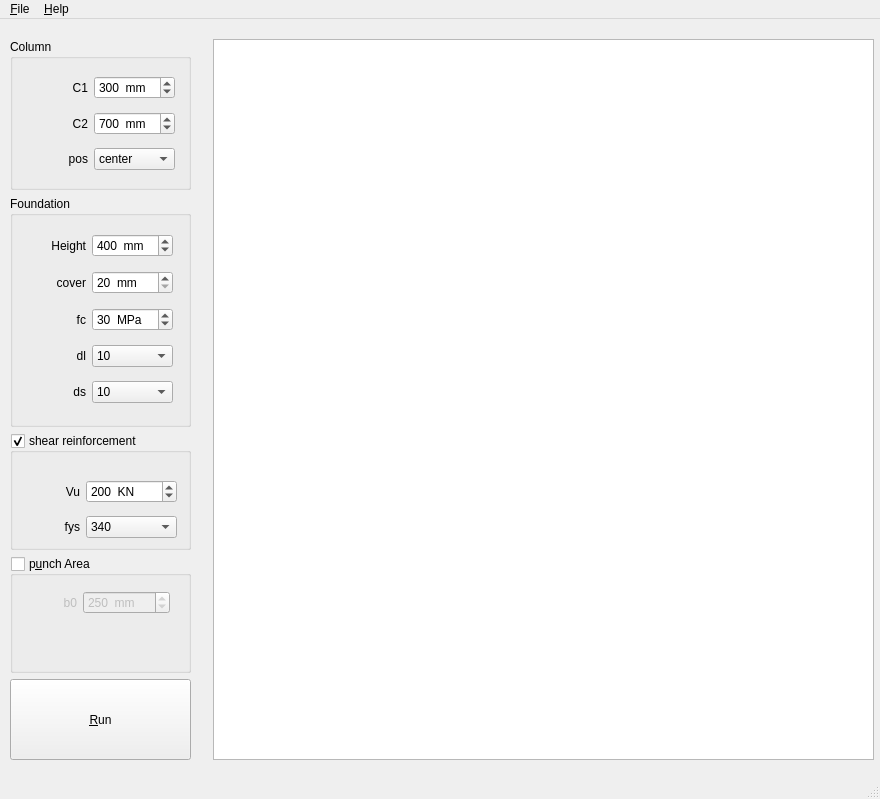
<?xml version="1.0" encoding="UTF-8"?>
<ui version="4.0">
 <class>MainWindow</class>
 <widget class="QMainWindow" name="MainWindow">
  <property name="geometry">
   <rect>
    <x>0</x>
    <y>0</y>
    <width>880</width>
    <height>799</height>
   </rect>
  </property>
  <property name="windowTitle">
   <string>punch</string>
  </property>
  <property name="windowIcon">
   <iconset>
    <normaloff>../../resources/icons/main/right.svg</normaloff>../../resources/icons/main/right.svg</iconset>
  </property>
  <widget class="QWidget" name="centralwidget">
   <property name="enabled">
    <bool>true</bool>
   </property>
   <widget class="QPlainTextEdit" name="plainTextEdit">
    <property name="geometry">
     <rect>
      <x>213</x>
      <y>20</y>
      <width>661</width>
      <height>721</height>
     </rect>
    </property>
    <property name="readOnly">
     <bool>true</bool>
    </property>
   </widget>
   <widget class="QWidget" name="layoutWidget">
    <property name="geometry">
     <rect>
      <x>10</x>
      <y>20</y>
      <width>181</width>
      <height>721</height>
     </rect>
    </property>
    <layout class="QVBoxLayout" name="verticalLayout">
     <item>
      <widget class="QGroupBox" name="column_groupBox">
       <property name="minimumSize">
        <size>
         <width>0</width>
         <height>151</height>
        </size>
       </property>
       <property name="title">
        <string>Column</string>
       </property>
       <widget class="QWidget" name="layoutWidget">
        <property name="geometry">
         <rect>
          <x>9</x>
          <y>30</y>
          <width>156</width>
          <height>110</height>
         </rect>
        </property>
        <layout class="QGridLayout" name="gridLayout_2">
         <item row="0" column="0">
          <widget class="QLabel" name="h_label">
           <property name="text">
            <string>C1</string>
           </property>
           <property name="alignment">
            <set>Qt::AlignRight|Qt::AlignTrailing|Qt::AlignVCenter</set>
           </property>
          </widget>
         </item>
         <item row="0" column="1">
          <widget class="QSpinBox" name="c1_spinBox">
           <property name="toolTip">
            <string>Height of foundation</string>
           </property>
           <property name="suffix">
            <string>  mm</string>
           </property>
           <property name="minimum">
            <number>250</number>
           </property>
           <property name="maximum">
            <number>2000</number>
           </property>
           <property name="singleStep">
            <number>50</number>
           </property>
           <property name="value">
            <number>300</number>
           </property>
          </widget>
         </item>
         <item row="1" column="0">
          <widget class="QLabel" name="c2_label">
           <property name="text">
            <string>C2</string>
           </property>
           <property name="alignment">
            <set>Qt::AlignRight|Qt::AlignTrailing|Qt::AlignVCenter</set>
           </property>
          </widget>
         </item>
         <item row="1" column="1">
          <widget class="QSpinBox" name="c2_spinBox">
           <property name="toolTip">
            <string>Height of foundation</string>
           </property>
           <property name="suffix">
            <string>  mm</string>
           </property>
           <property name="minimum">
            <number>250</number>
           </property>
           <property name="maximum">
            <number>2000</number>
           </property>
           <property name="singleStep">
            <number>50</number>
           </property>
           <property name="value">
            <number>700</number>
           </property>
          </widget>
         </item>
         <item row="2" column="0">
          <widget class="QLabel" name="pos_label">
           <property name="text">
            <string>pos</string>
           </property>
           <property name="alignment">
            <set>Qt::AlignRight|Qt::AlignTrailing|Qt::AlignVCenter</set>
           </property>
          </widget>
         </item>
         <item row="2" column="1">
          <widget class="QComboBox" name="pos_comboBox">
           <property name="mouseTracking">
            <bool>false</bool>
           </property>
           <property name="toolTip">
            <string>foundation  main rebars diameter</string>
           </property>
           <property name="currentIndex">
            <number>0</number>
           </property>
           <item>
            <property name="text">
             <string>center</string>
            </property>
           </item>
           <item>
            <property name="text">
             <string>edge</string>
            </property>
           </item>
           <item>
            <property name="text">
             <string>corner</string>
            </property>
           </item>
          </widget>
         </item>
        </layout>
       </widget>
      </widget>
     </item>
     <item>
      <widget class="QGroupBox" name="foundation_groupBox">
       <property name="minimumSize">
        <size>
         <width>0</width>
         <height>231</height>
        </size>
       </property>
       <property name="title">
        <string>Foundation</string>
       </property>
       <widget class="QWidget" name="layoutWidget">
        <property name="geometry">
         <rect>
          <x>16</x>
          <y>30</y>
          <width>147</width>
          <height>186</height>
         </rect>
        </property>
        <layout class="QGridLayout" name="gridLayout">
         <item row="0" column="0">
          <widget class="QLabel" name="height_label">
           <property name="text">
            <string>Height</string>
           </property>
           <property name="alignment">
            <set>Qt::AlignRight|Qt::AlignTrailing|Qt::AlignVCenter</set>
           </property>
          </widget>
         </item>
         <item row="0" column="1">
          <widget class="QSpinBox" name="height_spinBox">
           <property name="suffix">
            <string>  mm</string>
           </property>
           <property name="minimum">
            <number>100</number>
           </property>
           <property name="maximum">
            <number>2000</number>
           </property>
           <property name="singleStep">
            <number>50</number>
           </property>
           <property name="value">
            <number>400</number>
           </property>
          </widget>
         </item>
         <item row="1" column="0">
          <widget class="QLabel" name="cover_label">
           <property name="text">
            <string>cover</string>
           </property>
           <property name="alignment">
            <set>Qt::AlignRight|Qt::AlignTrailing|Qt::AlignVCenter</set>
           </property>
          </widget>
         </item>
         <item row="1" column="1">
          <widget class="QSpinBox" name="cover_spinBox">
           <property name="suffix">
            <string>  mm</string>
           </property>
           <property name="minimum">
            <number>20</number>
           </property>
           <property name="maximum">
            <number>100</number>
           </property>
           <property name="singleStep">
            <number>10</number>
           </property>
           <property name="value">
            <number>20</number>
           </property>
          </widget>
         </item>
         <item row="2" column="0">
          <widget class="QLabel" name="fc_label">
           <property name="text">
            <string>fc</string>
           </property>
           <property name="alignment">
            <set>Qt::AlignRight|Qt::AlignTrailing|Qt::AlignVCenter</set>
           </property>
          </widget>
         </item>
         <item row="2" column="1">
          <widget class="QSpinBox" name="fc_spinBox">
           <property name="suffix">
            <string>  MPa</string>
           </property>
           <property name="minimum">
            <number>20</number>
           </property>
           <property name="maximum">
            <number>80</number>
           </property>
           <property name="singleStep">
            <number>5</number>
           </property>
           <property name="value">
            <number>30</number>
           </property>
          </widget>
         </item>
         <item row="3" column="0">
          <widget class="QLabel" name="dl_label">
           <property name="text">
            <string>dl</string>
           </property>
           <property name="alignment">
            <set>Qt::AlignRight|Qt::AlignTrailing|Qt::AlignVCenter</set>
           </property>
          </widget>
         </item>
         <item row="3" column="1">
          <widget class="QComboBox" name="dl_comboBox">
           <property name="mouseTracking">
            <bool>false</bool>
           </property>
           <property name="toolTip">
            <string>foundation  main rebars diameter</string>
           </property>
           <property name="currentText">
            <string>10</string>
           </property>
           <property name="currentIndex">
            <number>0</number>
           </property>
           <item>
            <property name="text">
             <string>10</string>
            </property>
           </item>
           <item>
            <property name="text">
             <string>12</string>
            </property>
           </item>
           <item>
            <property name="text">
             <string>14</string>
            </property>
           </item>
           <item>
            <property name="text">
             <string>16</string>
            </property>
           </item>
           <item>
            <property name="text">
             <string>18</string>
            </property>
           </item>
           <item>
            <property name="text">
             <string>20</string>
            </property>
           </item>
           <item>
            <property name="text">
             <string>22</string>
            </property>
           </item>
           <item>
            <property name="text">
             <string>25</string>
            </property>
           </item>
           <item>
            <property name="text">
             <string>28</string>
            </property>
           </item>
           <item>
            <property name="text">
             <string>30</string>
            </property>
           </item>
           <item>
            <property name="text">
             <string>32</string>
            </property>
           </item>
          </widget>
         </item>
         <item row="4" column="0">
          <widget class="QLabel" name="ds_labels">
           <property name="text">
            <string>ds</string>
           </property>
           <property name="alignment">
            <set>Qt::AlignRight|Qt::AlignTrailing|Qt::AlignVCenter</set>
           </property>
          </widget>
         </item>
         <item row="4" column="1">
          <widget class="QComboBox" name="ds_comboBox">
           <property name="toolTip">
            <string>foundation shear rebars diameter</string>
           </property>
           <property name="currentIndex">
            <number>0</number>
           </property>
           <item>
            <property name="text">
             <string>10</string>
            </property>
           </item>
           <item>
            <property name="text">
             <string>12</string>
            </property>
           </item>
           <item>
            <property name="text">
             <string>14</string>
            </property>
           </item>
           <item>
            <property name="text">
             <string>16</string>
            </property>
           </item>
           <item>
            <property name="text">
             <string>18</string>
            </property>
           </item>
           <item>
            <property name="text">
             <string>20</string>
            </property>
           </item>
           <item>
            <property name="text">
             <string>22</string>
            </property>
           </item>
           <item>
            <property name="text">
             <string>25</string>
            </property>
           </item>
           <item>
            <property name="text">
             <string>28</string>
            </property>
           </item>
           <item>
            <property name="text">
             <string>30</string>
            </property>
           </item>
           <item>
            <property name="text">
             <string>32</string>
            </property>
           </item>
          </widget>
         </item>
        </layout>
       </widget>
      </widget>
     </item>
     <item>
      <widget class="QGroupBox" name="shear_groupBox">
       <property name="title">
        <string>shear reinforcement</string>
       </property>
       <property name="checkable">
        <bool>true</bool>
       </property>
       <widget class="QWidget" name="layoutWidget">
        <property name="geometry">
         <rect>
          <x>20</x>
          <y>40</y>
          <width>147</width>
          <height>72</height>
         </rect>
        </property>
        <layout class="QGridLayout" name="gridLayout_3">
         <item row="0" column="0">
          <widget class="QLabel" name="vu_label_2">
           <property name="text">
            <string>Vu</string>
           </property>
           <property name="alignment">
            <set>Qt::AlignRight|Qt::AlignTrailing|Qt::AlignVCenter</set>
           </property>
          </widget>
         </item>
         <item row="0" column="1">
          <widget class="QSpinBox" name="vu_spinBox">
           <property name="suffix">
            <string>  KN</string>
           </property>
           <property name="minimum">
            <number>0</number>
           </property>
           <property name="maximum">
            <number>20000000</number>
           </property>
           <property name="singleStep">
            <number>10</number>
           </property>
           <property name="value">
            <number>200</number>
           </property>
          </widget>
         </item>
         <item row="1" column="0">
          <widget class="QLabel" name="fys_label_2">
           <property name="text">
            <string>fys</string>
           </property>
           <property name="alignment">
            <set>Qt::AlignRight|Qt::AlignTrailing|Qt::AlignVCenter</set>
           </property>
          </widget>
         </item>
         <item row="1" column="1">
          <widget class="QComboBox" name="fys_comboBox">
           <property name="mouseTracking">
            <bool>false</bool>
           </property>
           <property name="toolTip">
            <string>foundation  main rebars diameter</string>
           </property>
           <property name="currentText">
            <string>340</string>
           </property>
           <property name="currentIndex">
            <number>1</number>
           </property>
           <item>
            <property name="text">
             <string>300</string>
            </property>
           </item>
           <item>
            <property name="text">
             <string>340</string>
            </property>
           </item>
           <item>
            <property name="text">
             <string>400</string>
            </property>
           </item>
          </widget>
         </item>
        </layout>
       </widget>
      </widget>
     </item>
     <item>
      <widget class="QGroupBox" name="b0_groupBox">
       <property name="enabled">
        <bool>true</bool>
       </property>
       <property name="title">
        <string>p&amp;unch Area</string>
       </property>
       <property name="flat">
        <bool>false</bool>
       </property>
       <property name="checkable">
        <bool>true</bool>
       </property>
       <property name="checked">
        <bool>false</bool>
       </property>
       <widget class="QWidget" name="layoutWidget">
        <property name="geometry">
         <rect>
          <x>19</x>
          <y>30</y>
          <width>141</width>
          <height>34</height>
         </rect>
        </property>
        <layout class="QHBoxLayout" name="horizontalLayout">
         <item>
          <widget class="QLabel" name="b0_label">
           <property name="text">
            <string>b0</string>
           </property>
           <property name="alignment">
            <set>Qt::AlignRight|Qt::AlignTrailing|Qt::AlignVCenter</set>
           </property>
          </widget>
         </item>
         <item>
          <widget class="QSpinBox" name="b0_spinBox">
           <property name="suffix">
            <string>  mm</string>
           </property>
           <property name="minimum">
            <number>100</number>
           </property>
           <property name="maximum">
            <number>10000</number>
           </property>
           <property name="singleStep">
            <number>10</number>
           </property>
           <property name="value">
            <number>250</number>
           </property>
          </widget>
         </item>
        </layout>
       </widget>
      </widget>
     </item>
     <item>
      <widget class="QPushButton" name="run_Button">
       <property name="minimumSize">
        <size>
         <width>0</width>
         <height>81</height>
        </size>
       </property>
       <property name="text">
        <string>&amp;Run</string>
       </property>
      </widget>
     </item>
    </layout>
   </widget>
  </widget>
  <widget class="QMenuBar" name="menubar">
   <property name="geometry">
    <rect>
     <x>0</x>
     <y>0</y>
     <width>880</width>
     <height>30</height>
    </rect>
   </property>
   <widget class="QMenu" name="menu_File">
    <property name="title">
     <string>&amp;File</string>
    </property>
    <widget class="QMenu" name="menu_Print">
     <property name="title">
      <string>&amp;Print</string>
     </property>
     <addaction name="action_Pdf"/>
     <addaction name="action_word"/>
    </widget>
    <widget class="QMenu" name="menu_Import">
     <property name="title">
      <string>&amp;Import</string>
     </property>
     <addaction name="action_Safe"/>
    </widget>
    <widget class="QMenu" name="menu_Export">
     <property name="title">
      <string>&amp;Export</string>
     </property>
     <addaction name="action_Autocad"/>
    </widget>
    <addaction name="menu_Import"/>
    <addaction name="menu_Export"/>
    <addaction name="menu_Print"/>
    <addaction name="action_Exit"/>
   </widget>
   <widget class="QMenu" name="menu_Help">
    <property name="title">
     <string>&amp;Help</string>
    </property>
    <addaction name="action_About"/>
   </widget>
   <addaction name="menu_File"/>
   <addaction name="menu_Help"/>
  </widget>
  <widget class="QStatusBar" name="statusbar"/>
  <action name="action_Pdf">
   <property name="enabled">
    <bool>false</bool>
   </property>
   <property name="text">
    <string>&amp;pdf</string>
   </property>
  </action>
  <action name="action_word">
   <property name="enabled">
    <bool>false</bool>
   </property>
   <property name="text">
    <string>&amp;word</string>
   </property>
  </action>
  <action name="action_About">
   <property name="text">
    <string>&amp;About</string>
   </property>
  </action>
  <action name="action_Autocad">
   <property name="enabled">
    <bool>false</bool>
   </property>
   <property name="text">
    <string>&amp;Autocad</string>
   </property>
  </action>
  <action name="action_Exit">
   <property name="text">
    <string>E&amp;xit</string>
   </property>
   <property name="shortcut">
    <string>Ctrl+W</string>
   </property>
  </action>
  <action name="action_Safe">
   <property name="enabled">
    <bool>false</bool>
   </property>
   <property name="text">
    <string>&amp;Safe</string>
   </property>
  </action>
 </widget>
 <resources/>
 <connections/>
</ui>
